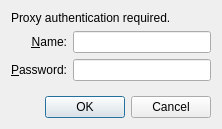
<ui version="4.0" >
 <author>Christian Schenk</author>
 <class>ProxyAuthenticationDialog</class>
 <widget class="QDialog" name="ProxyAuthenticationDialog" >
  <property name="geometry" >
   <rect>
    <x>0</x>
    <y>0</y>
    <width>222</width>
    <height>129</height>
   </rect>
  </property>
  <property name="windowTitle" >
   <string>Proxy Authentication</string>
  </property>
  <layout class="QVBoxLayout" >
   <item>
    <widget class="QLabel" name="label" >
     <property name="text" >
      <string>Proxy authentication required.</string>
     </property>
    </widget>
   </item>
   <item>
    <layout class="QGridLayout" >
     <item row="0" column="0" >
      <widget class="QLabel" name="label_2" >
       <property name="text" >
        <string>&amp;Name:</string>
       </property>
       <property name="alignment" >
        <set>Qt::AlignRight|Qt::AlignTrailing|Qt::AlignVCenter</set>
       </property>
       <property name="buddy" >
        <cstring>leName</cstring>
       </property>
      </widget>
     </item>
     <item row="0" column="1" >
      <widget class="QLineEdit" name="leName" />
     </item>
     <item row="1" column="0" >
      <widget class="QLabel" name="label_3" >
       <property name="text" >
        <string>&amp;Password:</string>
       </property>
       <property name="alignment" >
        <set>Qt::AlignRight|Qt::AlignTrailing|Qt::AlignVCenter</set>
       </property>
       <property name="buddy" >
        <cstring>lePassword</cstring>
       </property>
      </widget>
     </item>
     <item row="1" column="1" >
      <widget class="QLineEdit" name="lePassword" >
       <property name="echoMode" >
        <enum>QLineEdit::Password</enum>
       </property>
      </widget>
     </item>
    </layout>
   </item>
   <item>
    <spacer>
     <property name="orientation" >
      <enum>Qt::Vertical</enum>
     </property>
     <property name="sizeType" >
      <enum>QSizePolicy::MinimumExpanding</enum>
     </property>
     <property name="sizeHint" >
      <size>
       <width>20</width>
       <height>6</height>
      </size>
     </property>
    </spacer>
   </item>
   <item>
    <widget class="QDialogButtonBox" name="buttonBox" >
     <property name="orientation" >
      <enum>Qt::Horizontal</enum>
     </property>
     <property name="standardButtons" >
      <set>QDialogButtonBox::Cancel|QDialogButtonBox::NoButton|QDialogButtonBox::Ok</set>
     </property>
    </widget>
   </item>
  </layout>
 </widget>
 <resources/>
 <connections>
  <connection>
   <sender>buttonBox</sender>
   <signal>accepted()</signal>
   <receiver>ProxyAuthenticationDialog</receiver>
   <slot>accept()</slot>
   <hints>
    <hint type="sourcelabel" >
     <x>248</x>
     <y>254</y>
    </hint>
    <hint type="destinationlabel" >
     <x>157</x>
     <y>274</y>
    </hint>
   </hints>
  </connection>
  <connection>
   <sender>buttonBox</sender>
   <signal>rejected()</signal>
   <receiver>ProxyAuthenticationDialog</receiver>
   <slot>reject()</slot>
   <hints>
    <hint type="sourcelabel" >
     <x>316</x>
     <y>260</y>
    </hint>
    <hint type="destinationlabel" >
     <x>286</x>
     <y>274</y>
    </hint>
   </hints>
  </connection>
 </connections>
</ui>
